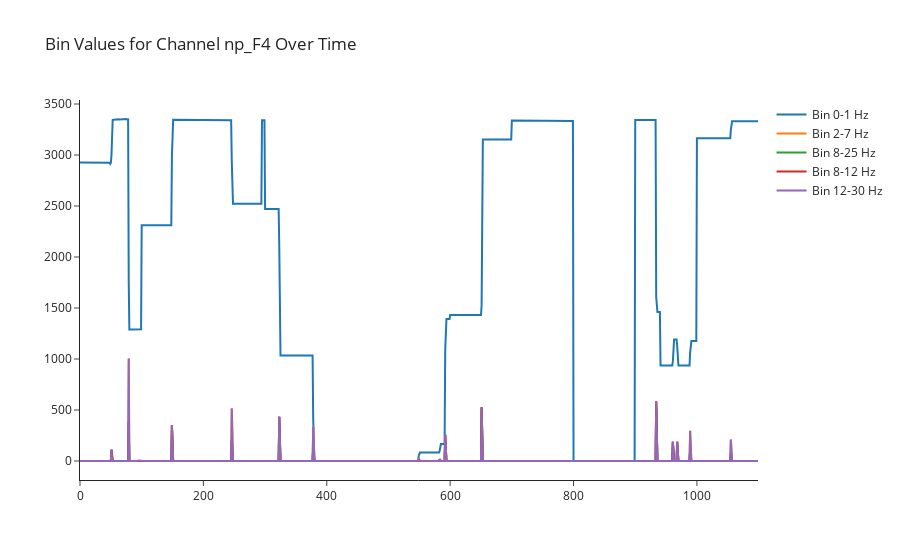

Notebook cell for this chart:
### Code cell
figs_bin_values[0].show()

### Figure 1 — Plotly figure (JSON) as saved in the notebook; plotly's stock layout.template omitted (floating-point values rounded to 4 significant figures; data arrays with more than 128 entries replaced by an {"elided": "..."} marker saying what was removed)
{"data": [{"mode": "lines", "name": "Bin 0-1 Hz", "type": "scatter", "x": {"elided": "1100 int values"}, "y": {"elided": "1100 float values"}}, {"mode": "lines", "name": "Bin 2-7 Hz", "type": "scatter", "x": {"elided": "1100 int values"}, "y": {"elided": "1100 float values"}}, {"mode": "lines", "name": "Bin 8-25 Hz", "type": "scatter", "x": {"elided": "1100 int values"}, "y": {"elided": "1100 float values"}}, {"mode": "lines", "name": "Bin 8-12 Hz", "type": "scatter", "x": {"elided": "1100 int values"}, "y": {"elided": "1100 float values"}}, {"mode": "lines", "name": "Bin 12-30 Hz", "type": "scatter", "x": {"elided": "1100 int values"}, "y": {"elided": "1100 float values"}}], "layout": {"title": {"text": "Bin Values for Channel np_F4 Over Time"}}}
